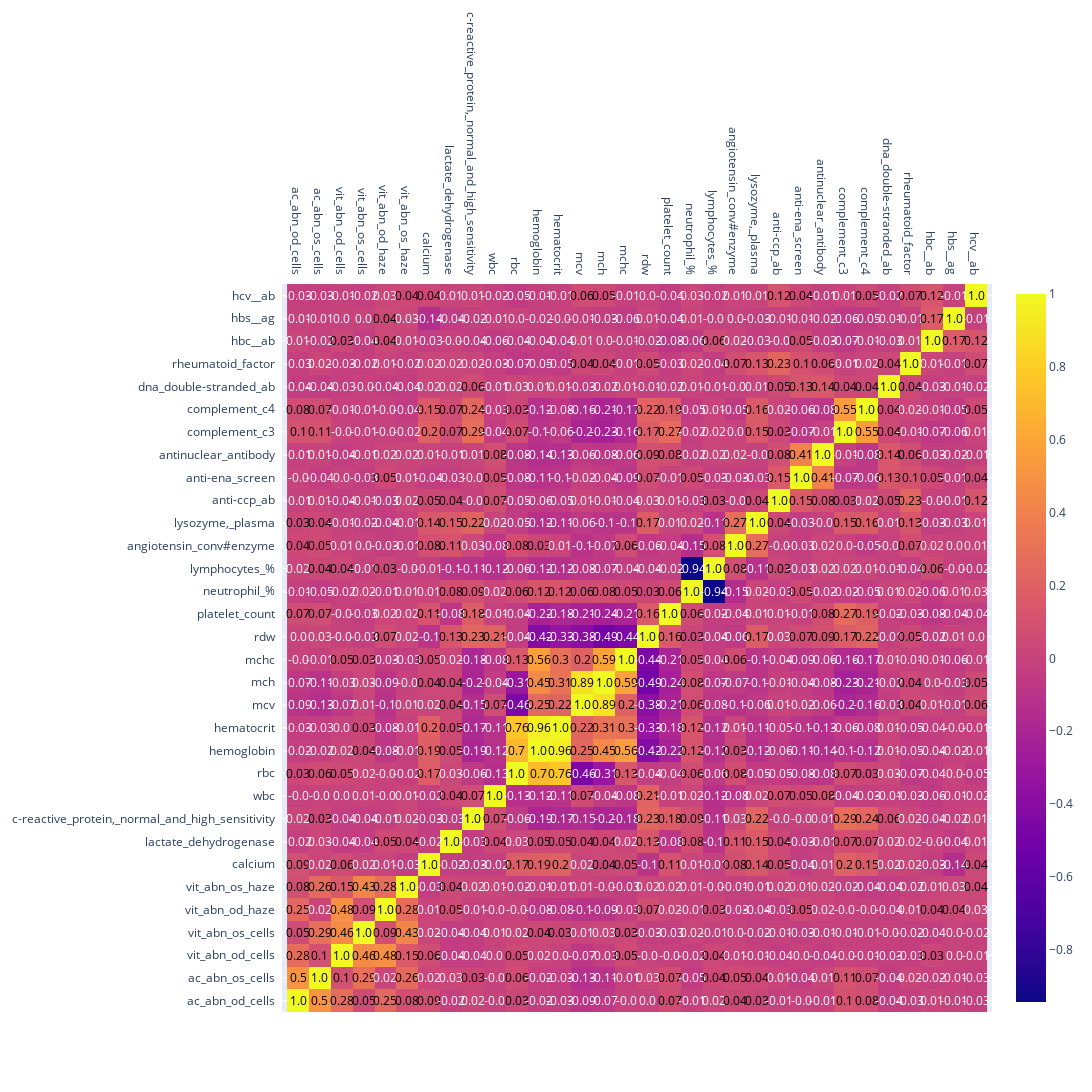

The cell this chart's notebook holds for it:
### Code cell
#correlation plot between all blood values (because corr is used). The nearer the value is to +-1 the better the correlation (meaning that the values influence/depend on each other)
heatmap(corr)
